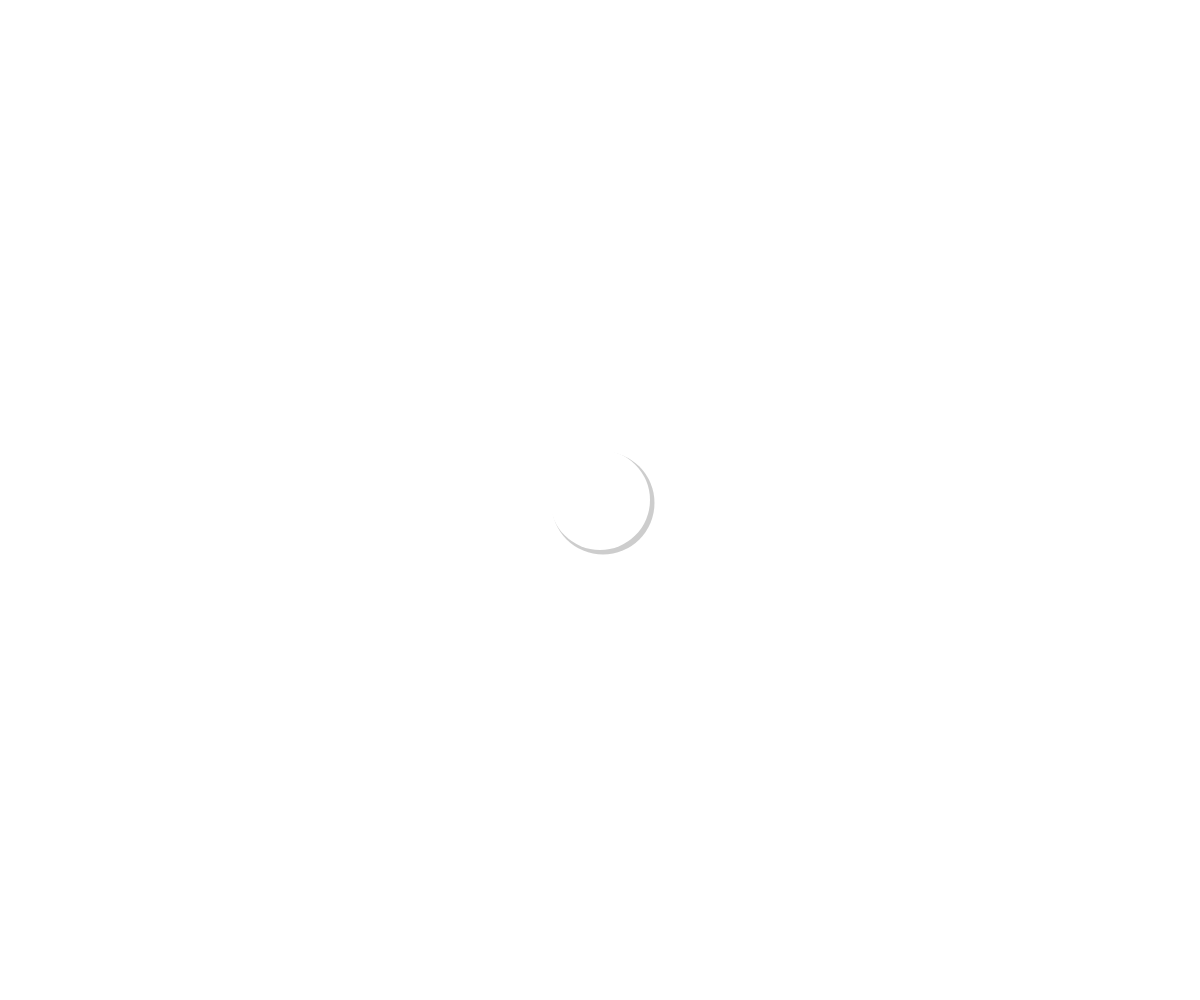
Frame 1 (no input)
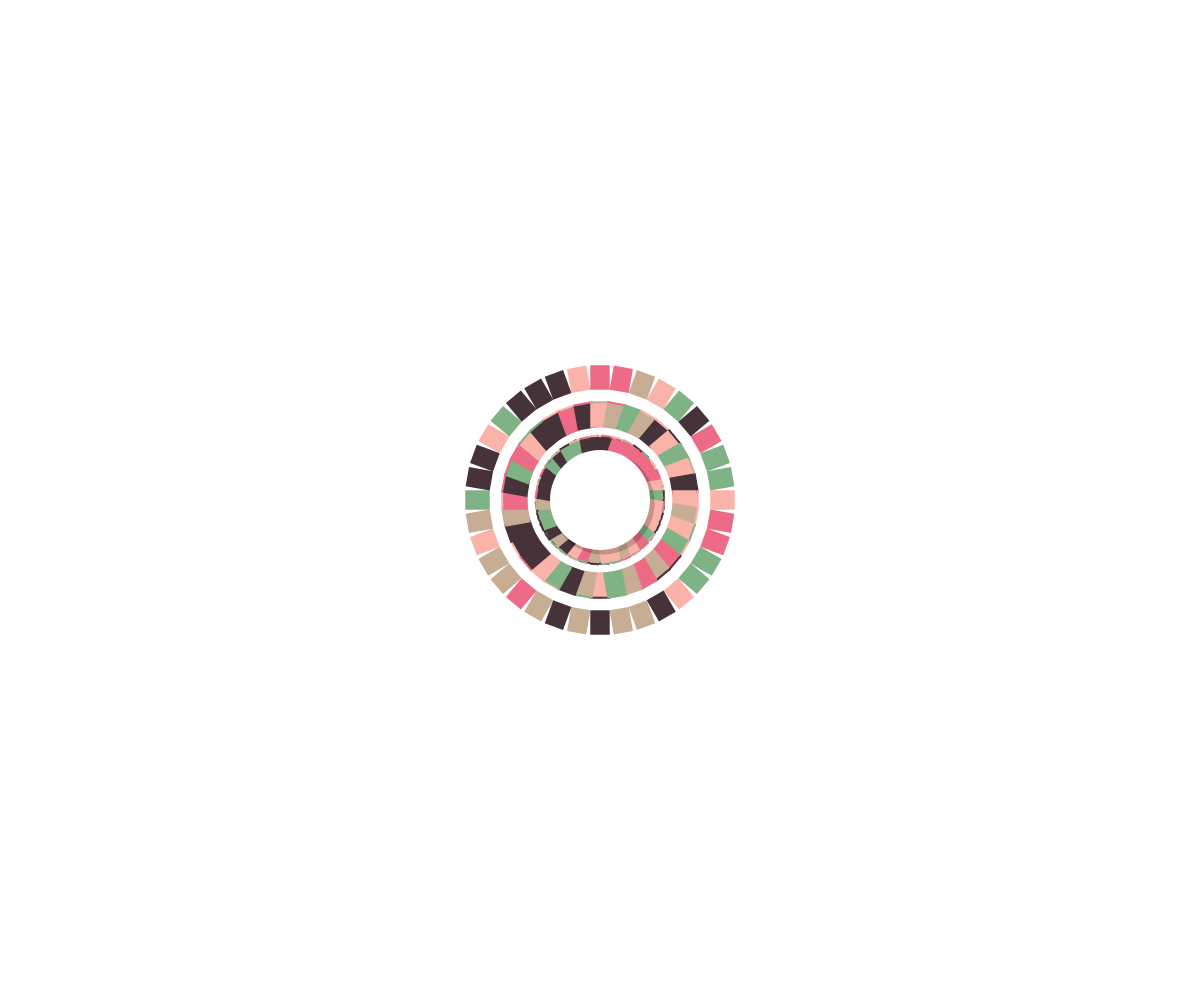
Frame 60 (no input)
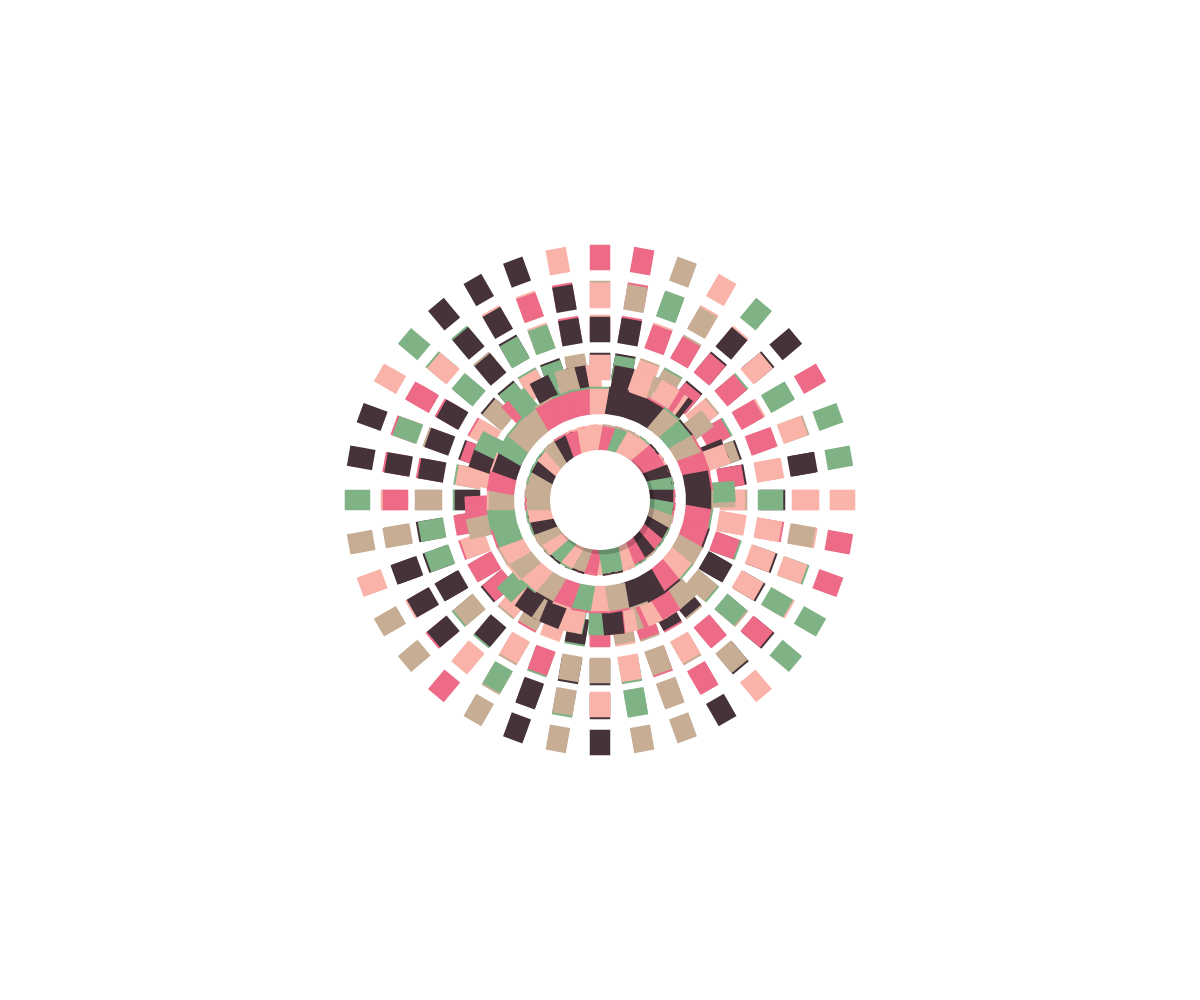
Frame 120 (the mouse pressed at the canvas centre since frame 60)

The p5.js sketch that drew these frames (run headless with seeded random() and noise() and a simulated clock; from frame 60 on, the mouse is pressed at the canvas centre):

// p5.js sketch
// ── sketch.js
let rads=[];
let colors=["#FAB3A9","#C6AD94","#7FB285","#463239","#ED6B86"]

let go=0
let size=0

function setup() {
  createCanvas(windowWidth, windowHeight);
  angleMode(DEGREES)
  
}

function draw() {
  background(300);


if(sin(go)<0.018 && sin(go)>-0.18){
   for(let i=0; i<360; i+=10){
    rads.push(new rad(i))
   }
}
  
for(let rad of rads){
  rad.update();
  rad.display();
}

go +=10
size+=3
noStroke()
fill(0, 50)
ellipse (width/2+3, height/2+3, 103)
fill(255)
ellipse (width/2, height/2, 100)
}

class rad{
  constructor(r){
    this.rotation=r
    this.y=0;
    this.length=5
    this.color=random(colors);
  }
  
  update(){
    this.y+=2
    if(this.y>width+height/2){
      let index = rads.indexOf(this);
      rads.splice(index, 1);
    }
    
  }
  display(){
    push();
    translate(width/2, height/2);
    rotate(this.rotation);
    stroke(this.color);
    strokeWeight(20 - 10 * sin(size));
    strokeCap(PROJECT)
    line(0, this.y+this.length, 0, this.y)
    pop();
    
  }
}

function mousePressed(){
  if(dist(mouseX, mouseY, width/2, height/2)<=50){
    for(let i=0; i<50; i++){
    rads.push(new rad(random(0, 360)))
              }
              }
}
